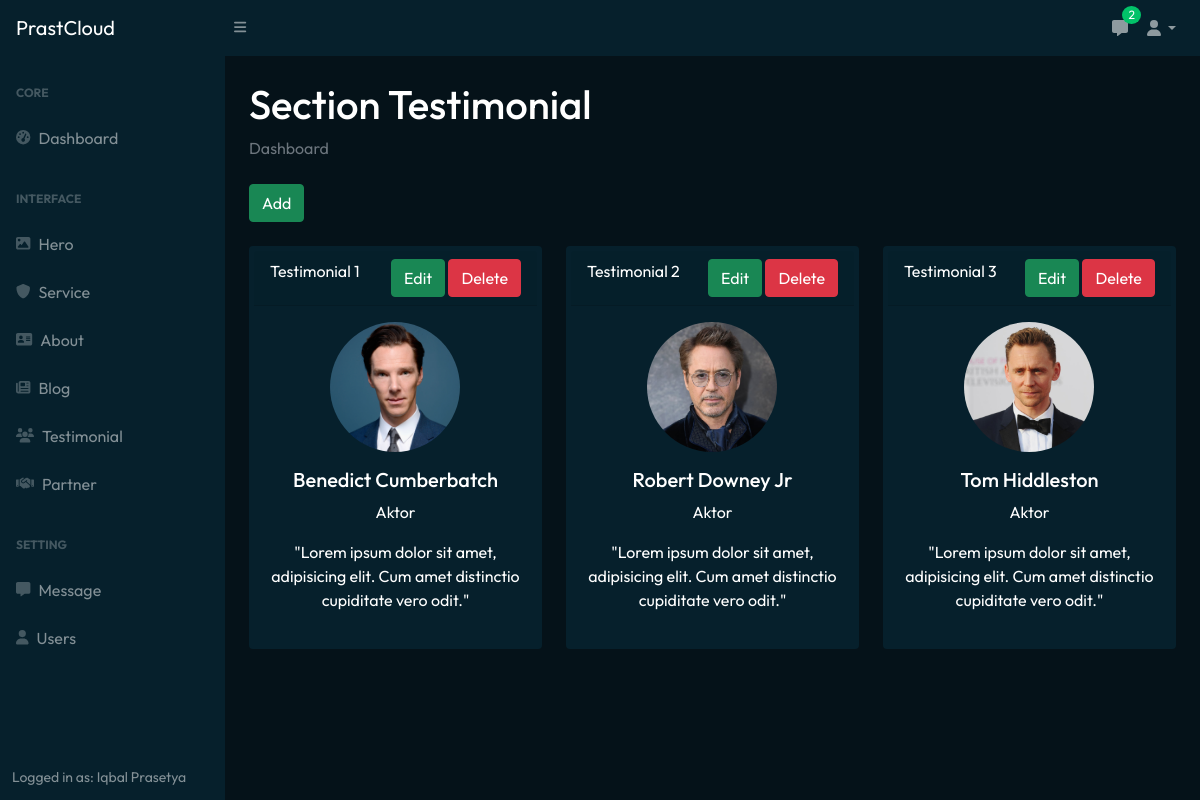
Screenshot of /admin.php?page=testi (signed in) with the database file from the repository.
### tables this page shows
CREATE TABLE `user` (
  `id_login` int(255) NOT NULL,
  `user_date` datetime DEFAULT NULL,
  `user_username` varchar(255) NOT NULL,
  `user_password` varchar(255) NOT NULL,
  `fullname` varchar(255) NOT NULL,
  `phone` varchar(255) NOT NULL,
  `email` varchar(255) NOT NULL,
  `address` text NOT NULL,
  `user_twitter` varchar(255) NOT NULL,
  `user_fb` varchar(255) NOT NULL,
  `user_ig` varchar(255) NOT NULL,
  `profile_image` varchar(255) NOT NULL
);

CREATE TABLE `testi` (
  `id` int(225) NOT NULL,
  `testi_name` varchar(225) NOT NULL,
  `testi_profession` varchar(225) NOT NULL,
  `testi_text` text NOT NULL,
  `testi_image` varchar(225) NOT NULL
);

### page/admin/testi.php (the view, shortened to what this page needs)
<h1 class="mt-4">Section Testimonial</h1>
<ol class="breadcrumb mb-4">
    <li class="breadcrumb-item active">Dashboard</li>
</ol>
<div class="mb-4">
    <a href="admin.php?page=add-testi" class="btn btn-success">Add</a>
</div>
<div class="row">
    <?php
    $query = "SELECT * FROM testi ORDER BY id ASC";
    $result = mysqli_query($koneksi2, $query);
    $no = 1;
    while ($row = mysqli_fetch_assoc($result)) {
    ?>
        <div class="col-xl-4">
            <div class="card mb-4">
                <div class="card-header d-flex justify-content-between">
                    Testimonial <?php echo $no ?>
                    <div class="aksi">
                        <a href="admin.php?page=edit-testi&id=<?php echo $row['id']; ?>" class="btn btn-success">Edit</a>
                        <a href="proses.php?aksi=delete-testi&id=<?php echo $row['id']; ?>" class="btn btn-danger" onclick="return confirm('Anda yakin akan menghapus data ini?')">Delete</a>
                    </div>
                </div>
                <div class="card-body text-center">
                    <img class="rounded-circle mb-3" src="assets/img/testi/<?php echo $row['testi_image']; ?>" alt="" width="130" height="130">
                    <h5 class="card-title"><?php echo $row['testi_name']; ?></h5>
                    <p class="card-title"><?php echo $row['testi_profession']; ?></p>
                    <p class="card-text"><?php echo $row['testi_text']; ?></p>
                </div>
            </div>
        </div>
    <?php
        $no++;
    }
    ?>
</div>

### admin.php (shortened to what this page needs)
<!DOCTYPE html>
<html lang="en">
<head>
  <link href="https://cdn.jsdelivr.net/npm/simple-datatables@latest/dist/style.css" rel="stylesheet" />
</head>
<body class="sb-nav-fixed">
  <nav class="sb-topnav navbar navbar-expand navbar-dark">
    <a class="navbar-brand ps-3" href="admin.php">PrastCloud</a>
    <button class="btn btn-link btn-sm order-1 order-lg-0 me-4 me-lg-0" id="sidebarToggle" href="#!"><i class="fas fa-bars"></i></button>
    <ul class="navbar-nav ms-auto me-0 me-md-3 my-2 my-md-0">
      <li class="nav-item dropdown">
        <a class="nav-link nav-icon" href="admin.php?page=message">
          <i class="fas fa-message"></i>
          <span class="badge bg-success badge-number">
            <?php
            include 'koneksi.php';
            $data_barang = mysqli_query($koneksi2, "SELECT * FROM messages");
            $jumlah_barang = mysqli_num_rows($data_barang);
            echo $jumlah_barang;
            ?>
          </span>
        </a>
      </li>
      <li class="nav-item dropdown">
        <a class="nav-link dropdown-toggle" id="navbarDropdown" href="#" role="button" data-bs-toggle="dropdown" aria-expanded="false"><i class="fas fa-user fa-fw"></i></a>
      </li>
    </ul>
  </nav>
  <div id="layoutSidenav">
    <div id="layoutSidenav_nav">
      <nav class="sb-sidenav accordion sb-sidenav-dark" id="sidenavAccordion">
        <div class="sb-sidenav-menu">
          <div class="nav">
            <div class="sb-sidenav-menu-heading">
              Core
            </div>
            <a class="nav-link" href="admin.php?page=dashboard">
              <div class="sb-nav-link-icon">
                <i class="fas fa-tachometer-alt"></i>
              </div>
              Dashboard
            </a>
            <div class="sb-sidenav-menu-heading">
              Interface
            </div>
            <a class="nav-link" href="admin.php?page=hero">
              <div class="sb-nav-link-icon">
                <i class="fas fa-image"></i>
              </div>
              Hero
            </a>
            <a class="nav-link" href="admin.php?page=service">
              <div class="sb-nav-link-icon">
                <i class="fas fa-shield"></i>
              </div>
              Service
            </a>
            <a class="nav-link" href="admin.php?page=about">
              <div class="sb-nav-link-icon">
                <i class="fas fa-contact-card"></i>
              </div>
              About
            </a>
            <a class="nav-link" href="admin.php?page=blog">
              <div class="sb-nav-link-icon">
                <i class="fas fa-newspaper"></i>
              </div>
              Blog
            </a>
            <a class="nav-link" href="admin.php?page=testi">
              <div class="sb-nav-link-icon">
                <i class="fas fa-users"></i>
              </div>
              Testimonial
            </a>
            <a class="nav-link" href="admin.php?page=partner">
              <div class="sb-nav-link-icon">
                <i class="fas fa-handshake"></i>
              </div>
              Partner
            </a>
            <div class="sb-sidenav-menu-heading">
              Setting
            </div>
            <a class="nav-link" href="admin.php?page=message">
              <div class="sb-nav-link-icon">
                <i class="fas fa-message"></i>
              </div>
              Message
            </a>
            <a class="nav-link" href="admin.php?page=user">
              <div class="sb-nav-link-icon">
                <i class="fas fa-user"></i>
              </div>
              Users
            </a>
          </div>
        </div>
        <div class="sb-sidenav-footer">
          <?php
          $query = "SELECT * FROM user ORDER BY id_login ASC LIMIT 1";
          $result = mysqli_query($koneksi2, $query);
          $row = mysqli_fetch_assoc($result)
          ?>
          <div class="small">
            Logged in as: <?php echo $row['fullname']; ?>
          </div>
        </div>
      </nav>
    </div>
    <div id="layoutSidenav_content">
      <main>
        <div class="container-fluid px-4 text-white">
          <?php include "page/admin/config.php"; ?>
        </div>
      </main>
    </div>
  </div>
</body>
</html>

### admin.php (style rules this page uses)
body { background-color: #051219; }
.navbar { background-color: #06202c; }
.card { background-color: #06202c; color: #fff; }
.badge-number { position: absolute !important; inset: -2px -5px auto auto !important; font-weight: normal !important; font-size: 12px !important; border-radius: 50% !important; padding: 3px 6px !important; }

### rows the page displays
user: fullname "Iqbal Prasetya"
testi: testi_image (picture), testi_name "Benedict Cumberbatch", testi_profession "Aktor", testi_text "\"Lorem ipsum dolor sit amet, adipisicing elit. Cum amet distinctio cupiditate vero odit.\""
testi: testi_image (picture), testi_name "Robert Downey Jr", testi_profession "Aktor", testi_text "\"Lorem ipsum dolor sit amet, adipisicing elit. Cum amet distinctio cupiditate vero odit.\""
testi: testi_image (picture), testi_name "Tom Hiddleston", testi_profession "Aktor", testi_text "\"Lorem ipsum dolor sit amet, adipisicing elit. Cum amet distinctio cupiditate vero odit.\""

### other values shown
$jumlah_barang "2"
